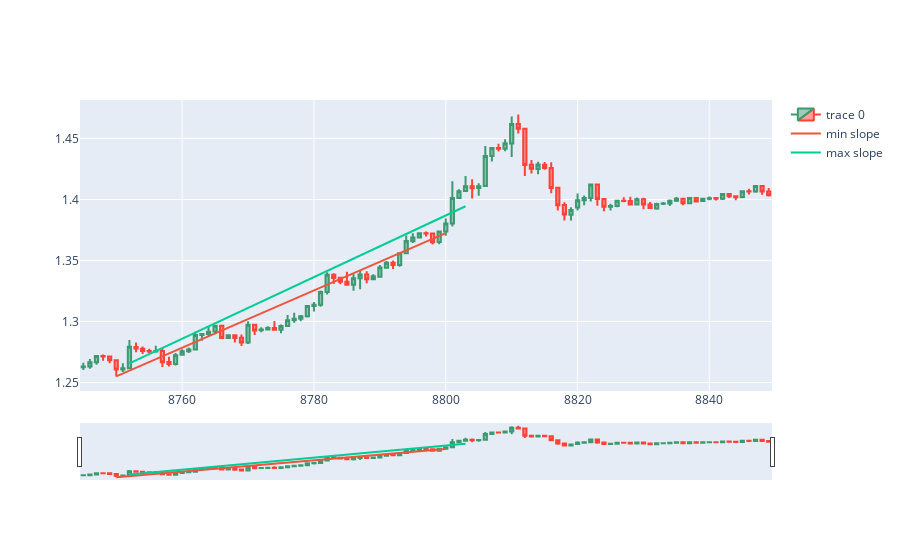

The code cell stored with this chart in its notebook:
### Markdown cell above
# Fitting intercepts to meet highest or lowest candle point in time slice

### Code cell
dfpl = df[candleid-wind-backcandles:candleid+backcandles]
import plotly.graph_objects as go
from datetime import datetime

fig = go.Figure(data=[go.Candlestick(x=dfpl.index,
                open=dfpl['open'],
                high=dfpl['high'],
                low=dfpl['low'],
                close=dfpl['close'])])

#-------------------------------------------------------------------------
# Fitting intercepts to meet highest or lowest candle point in time slice
adjintercmin = df.low.loc[candleid-backcandles:candleid].min() - slmin*df.low.iloc[candleid-backcandles:candleid].idxmin()
adjintercmax = df.high.loc[candleid-backcandles:candleid].max() - slmax*df.high.iloc[candleid-backcandles:candleid].idxmax()
fig.add_trace(go.Scatter(x=xxmin, y=slmin*xxmin + adjintercmin, mode='lines', name='min slope'))
fig.add_trace(go.Scatter(x=xxmax, y=slmax*xxmax + adjintercmax, mode='lines', name='max slope'))
fig.show()
